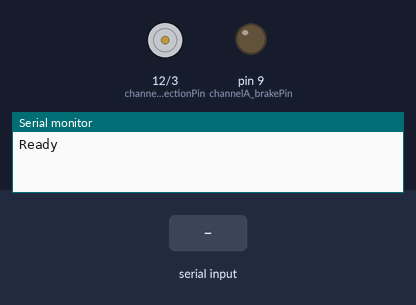
This sketch was run on a simulated Arduino Uno, built with avr-gcc and run on an emulated ATmega328P. Shown: direction and speed pins drawn as motors (green arrow = direction pin HIGH = forward, orange = LOW = backward, longer = more drive), output pins drawn as LEDs (lit = HIGH), the last lines printed to the serial monitor. The inputs (shaded band) are chosen by the test bench.

Above: at 1.2 s.
1.3 s: "on" received over Serial
At 3.5 s:
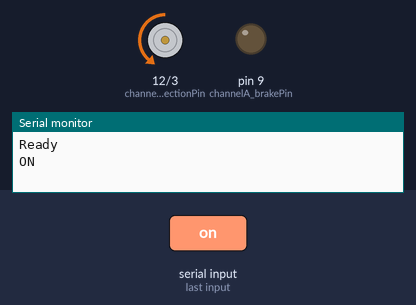
3.8 s: "1" received over Serial
At 5.5 s:
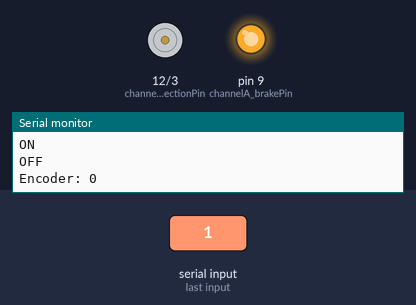
Timing chart, 0 to 7.0 s (numbered marks = the images above; inputs shaded):
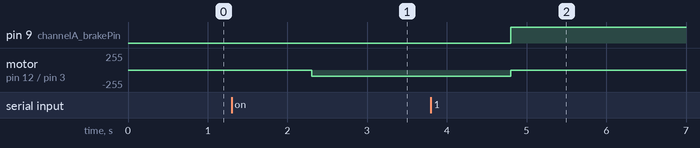

Measured:
- after the input at 1.3 s, motor on pin 12 (channelA_directionPin) / pin 3 (channelA_pwmPin): stopped → backward 96/255 after 1.0 s
- after the input at 3.8 s, pin 9 (channelA_brakePin): LOW → HIGH after 1.0 s; motor on pin 12 (channelA_directionPin) / pin 3 (channelA_pwmPin): backward 96/255 → stopped after 1.0 s

The sketch:

single_motor.ino
```cpp
// Pins

const int channelA_directionPin = 12;
const int channelA_pwmPin = 3;
const int channelA_brakePin = 9;

const int encoderPin = 4;

// Classes

namespace Weavly::Robot {

enum class Direction {
    forward,
    backward
};

class Motor {
public:
    Motor()
        : m_motorDirectionPin(-1),
        m_motorPwmPin(-1),
        m_motorBrakePin(-1),
        m_encoderCount(0)
    {
    }

    void attach(int directionPin, int pwmPin, int brakePin)
    {
        m_motorDirectionPin = directionPin;
        m_motorPwmPin = pwmPin;
        m_motorBrakePin = brakePin;
    }

    void setDirection(Direction dir)
    {
        if (dir == Direction::forward) {
            digitalWrite(m_motorDirectionPin, LOW);
        } else {
            digitalWrite(m_motorDirectionPin, HIGH);
        }
    }

    void run(int value)
    {
        digitalWrite(m_motorBrakePin, LOW);
        analogWrite(m_motorPwmPin, value);
    }

    void brake()
    {
        digitalWrite(m_motorBrakePin, HIGH);
        analogWrite(m_motorPwmPin, 0);
    }

    int getEncoderCount()
    {
        return m_encoderCount;
    }

    void setEncoderCount(int count)
    {
        m_encoderCount = count;
    }

    void incrementEncoderCount()
    {
        ++m_encoderCount;
    }

private:
    int m_motorDirectionPin;
    int m_motorPwmPin;
    int m_motorBrakePin;
    int m_encoderCount;
};

}

// Globals

Weavly::Robot::Motor motor;

bool running = false;

void setup()
{
    Serial.begin(9600);
    while (!Serial) {
        delay(10);
    }

    // Set up the pins
    pinMode(channelA_directionPin, OUTPUT);
    pinMode(channelA_pwmPin, OUTPUT);
    pinMode(channelA_brakePin, OUTPUT);
    pinMode(encoderPin, INPUT_PULLUP);

    // Attach the motor
    motor.attach(channelA_directionPin, channelA_pwmPin, channelA_brakePin);

    // Attach the encoder interrupt handler
    attachInterrupt(digitalPinToInterrupt(encoderPin), handleEncoderInterrupt, FALLING);

    Serial.println("Ready");
}

void handleEncoderInterrupt()
{
    motor.incrementEncoderCount();
}

void loop()
{
    if (Serial.available() > 0) {
        String input = Serial.readString();
        input.trim();
        if (!running && input == "on") {
            Serial.println("ON");
            running = true;
            motor.setEncoderCount(0);
            motor.setDirection(Weavly::Robot::Direction::forward);
            motor.run(96);
        } else {
            Serial.println("OFF");
            motor.brake();
            running = false;
            printEncoderCount();
        }
    }
}

void printEncoderCount()
{
    Serial.print("Encoder: ");
    Serial.println(motor.getEncoderCount());
}
```
